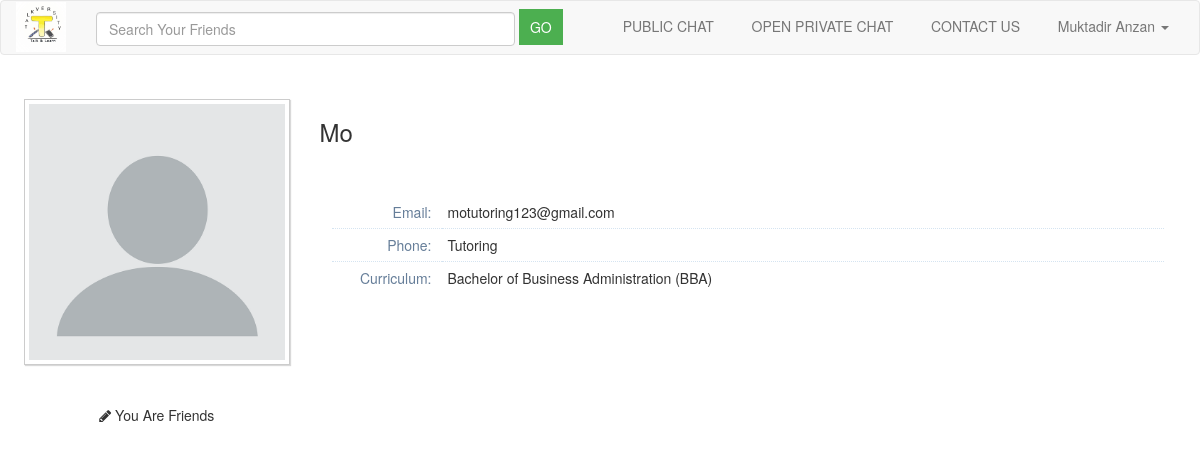
The app's page /profile.php?id=21 (signed in) with its own data.
### tables this page shows
CREATE TABLE `tbl_user` (
  `id` int(10) NOT NULL,
  `full_name` varchar(100) NOT NULL,
  `email` varchar(255) NOT NULL,
  `phone` varchar(100) NOT NULL,
  `password` varchar(255) NOT NULL,
  `curriculum` varchar(100) NOT NULL,
  `image` varchar(200) NOT NULL
);

### profile.php (the view, shortened to what this page needs)
<?php
include('database_connection.php');
?>
<head>
	<link href="https://cdnjs.cloudflare.com/ajax/libs/twitter-bootstrap/3.3.7/css/bootstrap.min.css" rel="stylesheet" id="bootstrap-css">
	<link rel="stylesheet" href="https://maxcdn.bootstrapcdn.com/font-awesome/4.3.0/css/font-awesome.min.css">
	</head>
	<body>
        <nav class="navbar navbar-default">
			<div class="container-fluid">
				<div class="navbar-header">
				<a class="navbar-brand" href="#">
				   <img alt="Brand" src="logo.jpg" style="max-width:50px; margin-top: -14px;">
			    </a>
				</div>
				<div class="collapse navbar-collapse" id="bs-example-navbar-collapse-1">
			        <form action="result.php" method="POST" class="navbar-form navbar-left">
                        <div class="form-group">
                          <input type="text" class="form-control"  name="name" id="name" size="50" autocomplete="off" placeholder="Search Your Friends">
                        </div>
                        <input type="submit" name="result" style="background-color: #4CAF50; border: none; color: white; padding: 8px 11px; cursor: pointer;" value="GO">
                    </form>
					<ul class="nav navbar-nav navbar-right">
						<li><a href="index.php">PUBLIC CHAT&nbsp;&nbsp;</a></li>
						<li><a href="create_chat.php">OPEN PRIVATE CHAT&nbsp;&nbsp;</a></li>
						<li><a href="#">CONTACT US&nbsp;&nbsp;</a></li>
						<li class="dropdown">
						<a  class="dropdown-toggle" data-toggle="dropdown" role="button" aria-haspopup="true" aria-expanded="false"><?php echo $_SESSION['username']; ?> <span class="caret"></span></a>
						</li>
					</ul>
				</div>
			</div>
		</nav>
		<div id="user-profile-2" class="user-profile">
			<div class="tabbable">
				<div class="tab-content no-border padding-24">
					<div id="home" class="tab-pane in active">
				    <?php
					    if(isset($_REQUEST['id']) || $_GET)
                        {
                            $id=$_REQUEST['id'];
                            $id1=$_GET['id'];
                            $statement = $connect->prepare("SELECT * FROM tbl_user WHERE id=?");
                            $statement->execute(array($id));
                            $result = $statement->fetchAll(PDO::FETCH_ASSOC);
                    ?>
						<div class="row">
							<div class="col-xs-12 col-sm-3 center">
						    <?php
	                            foreach($result as $row) {
                            ?>
								<span class="profile-picture">
									<img class="editable img-responsive" alt=" Avatar" id="avatar2" src="<?php echo $row['image']; ?>">
								</span>
							<?php
								}
							?>
								<br><br>
	                            <?php
	                            $uid=$_SESSION['user_id'];
	                            $statement1 = $connect->prepare("SELECT * FROM friend_request WHERE (request_from=? AND request_to=?) OR (request_from=? AND request_to=?)");
                                $statement1->execute(array($uid,$id,$id,$uid));
                                $result1 = $statement1->rowCount();
                                $statement2 = $connect->prepare("SELECT * FROM friendlist WHERE (friend1=? AND friend2=?) OR (friend1=? AND friend2=?)");
                                $statement2->execute(array($uid,$id,$id,$uid));
                                $result2 = $statement2->rowCount();
                                $statement3 = $connect->prepare("SELECT * FROM friendlist WHERE (friend1=? AND friend2=?) OR (friend1=? AND friend2=?)");
                                $statement3->execute(array($uid,$id1,$id1,$uid));
                                $result3 = $statement3->rowCount();
	                            if($result1 >0){
                                ?>
									<i class="ace-icon fa fa-pencil bigger-120"></i>
									<span class="bigger-110">Friend Request Pending</span>
								<?php
	                            }
	                            else if($result2 >0 || $result3 >0){
                                ?>
                                <i class="ace-icon fa fa-pencil bigger-120"></i>
								<span class="bigger-110">You Are Friends</span>
								<?php
	                            }
	                            ?>
							</div>
							<?php
	                        foreach($result as $row) {
                            ?>
							<div class="col-xs-12 col-sm-9">
								<h3 class="blue">
									<span class="middle"><?php echo $row['full_name']; ?></span>
								</h3>
								<br><br>
								<div class="profile-user-info">
									<div class="profile-info-row">
										<div class="profile-info-name"> Email: </div>
										<div class="profile-info-value">
											<span><?php echo $row['email']; ?></span>
										</div>
									</div>
									<div class="profile-info-row">
										<div class="profile-info-name"> Phone:  </div>
										<div class="profile-info-value">
											<span><?php echo  $row['phone']; ?></span>
										</div>
									</div>
									<div class="profile-info-row">
										<div class="profile-info-name"> Curriculum: </div>
										<div class="profile-info-value">
											<span><?php echo  $row['curriculum']; ?></span>
										</div>
									</div>
								</div>
								<?php
	                        }
                        }
                                ?>
					</div>
				</div>
			</div>
		</div>
	</body>

### profile.php (style rules this page uses)
body { margin-top:0px; }
.align-center, .center { text-align: center!important; }
.profile-user-info { display: table; width: 98%; width: calc(100% - 24px); margin: 0 auto }
.profile-info-row { display: table-row }
.profile-info-name, .profile-info-value { display: table-cell; border-top: 1px dotted #D5E4F1 }
.profile-info-name { text-align: right; padding: 6px 10px 6px 4px; font-weight: 400; color: #667E99; background-color: transparent; width: 110px; vertical-align: middle }
.profile-info-value { padding: 6px 4px 6px 6px }
.profile-info-row:first-child .profile-info-name, .profile-info-row:first-child .profile-info-value { border-top: none }
.profile-picture { border: 1px solid #CCC; background-color: #FFF; padding: 4px; display: inline-block; max-width: 100%; -webkit-box-sizing: border-box; -moz-box-sizing: border-box; box-sizing: border-box; box-shadow: 1px 1px 1px rgba(0, 0, 0, .15) }
.tab-content { border: 1px solid #C5D0DC; padding: 16px 12px; position: relative }
.tab-content.no-border { border: none; padding: 12px }
.tab-content.padding-24 { padding: 24px 18px }
.tab-content.no-border.padding-24 { padding: 24px }

### records on screen
tbl_user: image (placeholder picture), full_name "Mo", email "motutoring123@gmail.com", phone "Tutoring", curriculum "Bachelor of Business Administration (BBA)"

### other values on screen
$_SESSION['username'] "Muktadir Anzan"
